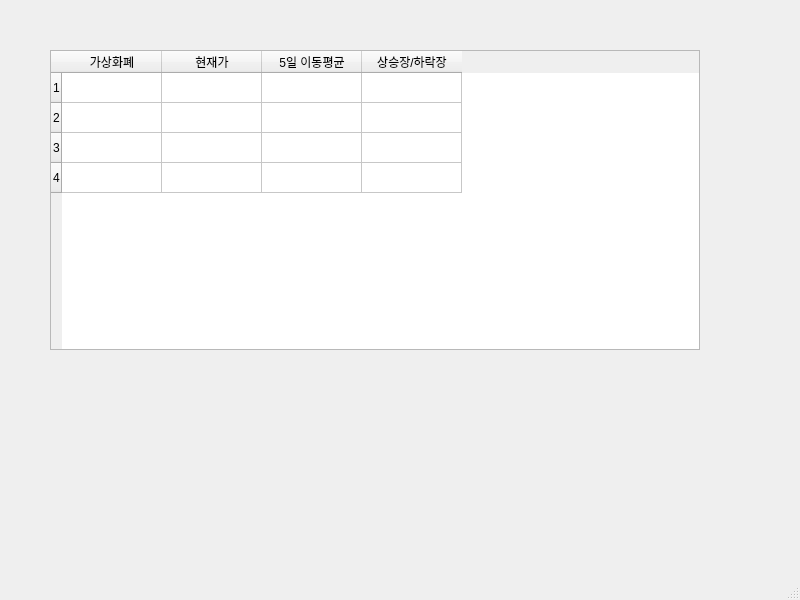
<?xml version="1.0" encoding="UTF-8"?>
<ui version="4.0">
 <class>mainWindow</class>
 <widget class="QMainWindow" name="mainWindow">
  <property name="enabled">
   <bool>true</bool>
  </property>
  <property name="geometry">
   <rect>
    <x>0</x>
    <y>0</y>
    <width>800</width>
    <height>600</height>
   </rect>
  </property>
  <property name="windowTitle">
   <string>가상화폐 상승장/하락장 알리미</string>
  </property>
  <widget class="QWidget" name="centralwidget">
   <widget class="QTableWidget" name="tableWidget">
    <property name="geometry">
     <rect>
      <x>50</x>
      <y>50</y>
      <width>650</width>
      <height>300</height>
     </rect>
    </property>
    <property name="rowCount">
     <number>4</number>
    </property>
    <row/>
    <row/>
    <row/>
    <row/>
    <column>
     <property name="text">
      <string>가상화폐</string>
     </property>
    </column>
    <column>
     <property name="text">
      <string>현재가</string>
     </property>
    </column>
    <column>
     <property name="text">
      <string>5일 이동평균</string>
     </property>
    </column>
    <column>
     <property name="text">
      <string>상승장/하락장</string>
     </property>
    </column>
   </widget>
  </widget>
  <widget class="QMenuBar" name="menubar">
   <property name="geometry">
    <rect>
     <x>0</x>
     <y>0</y>
     <width>800</width>
     <height>22</height>
    </rect>
   </property>
  </widget>
  <widget class="QStatusBar" name="statusbar"/>
 </widget>
 <resources/>
 <connections/>
</ui>
